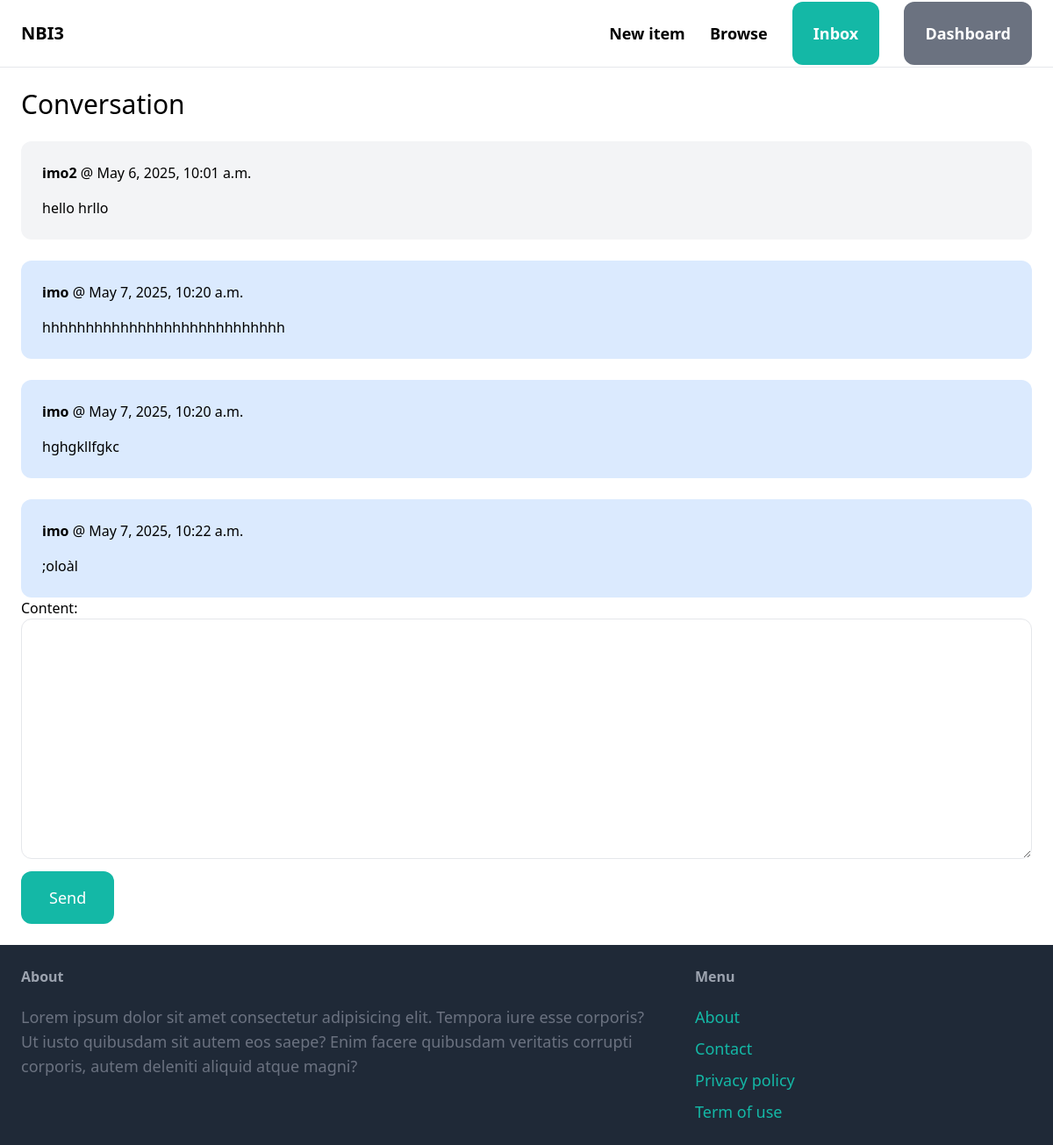
The app's page /inbox/4/ (signed in) with its own data.
### conversation/models.py (models this page shows)
class ConversationMessage(models.Model):
    conversation = models.ForeignKey(Conversation, related_name='messages', on_delete=models.CASCADE)
    content = models.TextField()
    created_at = models.DateTimeField(auto_now_add=True)
    created_by = models.ForeignKey(User, related_name='created_messages', on_delete=models.CASCADE)

### conversation/views.py (the view)
# urls.py: path('<int:pk>/', views.detail, name='detail'),
@login_required
def detail(request, pk):
    conversation = Conversation.objects.filter(members__in=[request.user.id]).get(pk=pk)
    if request.method == 'POST':
        form = ConversationMessageForm(request.POST)
        if form.is_valid():
            conversation_message = form.save(commit=False)
            conversation_message.conversation = conversation
            conversation_message.created_by = request.user
            conversation_message.save()
            conversation.save()
            return redirect('conversation:detail', pk=pk)
    else:
        form = ConversationMessageForm()
    return render(request, 'conversation/detail.html',{
        'conversation' : conversation,
        'form' : form,
    })

### conversation/forms.py
class ConversationMessageForm(forms.ModelForm):
    class Meta:
        model = ConversationMessage
        fields = ('content',)
        widgets = {
            'content' : forms.Textarea(attrs={
                'class' : 'w-full py-4 px-6 rounded-xl border',
            })
        }

### conversation/templates/conversation/detail.html (shortened to what this page needs)
{% extends 'core/base.html' %}
{% block content %}
<h1 class="mb-6 text-3xl">Conversation</h1>
<div class="space-y-6">
    {% for message in conversation.messages.all %}
    <div class="p-6 flex {% if message.created_by == request.user %} bg-blue-100 {% else %} bg-gray-100 {% endif %} rounded-xl">
        <div>
            <p class="mb-4"><strong>{{ message.created_by.username }}</strong> @ {{ message.created_at }}</p>
            <p>{{ message.content }}</p>
        </div>
    </div>
    {% endfor %}
</div>
<form method="POST" action=".">
    {{ form.as_p }}
    <button class=" mt-2 py-4 px-8 text-lg bg-teal-500 hover:bg-teal-700 rounded-xl text-white">Send</button>
</form>
{% endblock %}

### records on screen
ConversationMessage: created_by.username "imo2", created_at "May 6, 2025, 10:01 a.m.", content "hello hrllo"
ConversationMessage: created_by.username "imo", created_at "May 7, 2025, 10:20 a.m.", content "hhhhhhhhhhhhhhhhhhhhhhhhhhhh"
ConversationMessage: created_by.username "imo", created_at "May 7, 2025, 10:20 a.m.", content "hghgkllfgkc"
ConversationMessage: created_by.username "imo", created_at "May 7, 2025, 10:22 a.m.", content ";oloàl"
